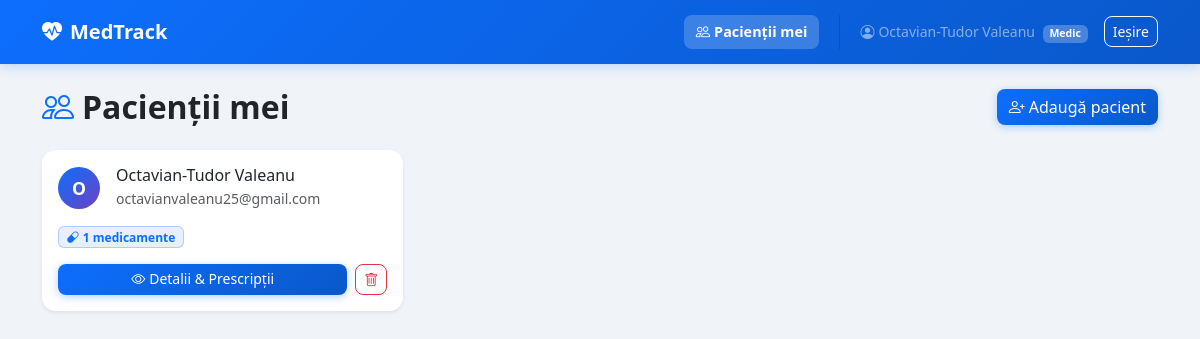
Page /doctor/patients (signed in) on the committed database.
### tables this page shows
CREATE TABLE users (
            id INTEGER PRIMARY KEY AUTOINCREMENT,
            name TEXT NOT NULL,
            email TEXT UNIQUE NOT NULL,
            password_hash TEXT NOT NULL,
            role TEXT NOT NULL
        );

### app.py (the view)
@app.route('/doctor/patients')
@login_required(role='doctor')
def doctor_patients():
    db = get_db()
    patients = db.execute('''
        SELECT u.id, u.name, u.email,
               COUNT(DISTINCT m.id) as med_count,
               SUM(CASE WHEN d.status='pending' AND d.dose_date=? THEN 1 ELSE 0 END) as today_pending
        FROM doctor_patient dp
        JOIN users u ON dp.patient_id = u.id
        LEFT JOIN medications m ON m.patient_id = u.id AND m.prescribed_by = ?
        LEFT JOIN doses d ON d.patient_id = u.id AND d.dose_date = ?
        WHERE dp.doctor_id=?
        GROUP BY u.id
    ''', (date.today().isoformat(), session['user_id'], date.today().isoformat(), session['user_id'])).fetchall()
    db.close()
    return render_template('doctor/patients.html', patients=patients)

### app.py (called while the page is built)
def get_db():
    conn = sqlite3.connect(DATABASE)
    conn.row_factory = sqlite3.Row
    return conn

def login_required(role=None):
    def decorator(f):
        @wraps(f)
        def decorated(*args, **kwargs):
            if 'user_id' not in session:
                return redirect(url_for('login'))
            if role and session.get('role') != role:
                flash('Acces neautorizat.', 'danger')
                return redirect(url_for('login'))
            return f(*args, **kwargs)
        return decorated
    return decorator

### templates/doctor/patients.html (shortened to what this page needs)
{% extends 'base.html' %}
{% block content %}
<div class="d-flex justify-content-between align-items-center mb-4">
    <h2 class="fw-bold mb-0"><i class="bi bi-people text-primary me-2"></i>Pacienții mei</h2>
    <button class="btn btn-primary" data-bs-toggle="modal" data-bs-target="#addPatientModal">
        <i class="bi bi-person-plus me-1"></i>Adaugă pacient
    </button>
</div>
{% if patients %}
<div class="row g-3">
    {% for p in patients %}
    <div class="col-md-4">
        <div class="card border-0 shadow-sm h-100">
            <div class="card-body">
                <div class="d-flex align-items-center mb-3">
                    <div class="avatar-circle me-3">{{ p.name[0].upper() }}</div>
                    <div>
                        <h6 class="mb-0">{{ p.name }}</h6>
                        <small class="text-muted">{{ p.email }}</small>
                    </div>
                </div>
                <div class="d-flex gap-2 mb-3">
                    <span class="badge bg-primary bg-opacity-10 text-primary border border-primary border-opacity-25">
                        <i class="bi bi-capsule me-1"></i>{{ p.med_count }} medicamente
                    </span>
                </div>
                <div class="d-flex gap-2">
                    <a href="{{ url_for('doctor_patient_detail', patient_id=p.id) }}"
                       class="btn btn-primary btn-sm flex-fill">
                        <i class="bi bi-eye me-1"></i>Detalii & Prescripții
                    </a>
                    <form method="POST" action="{{ url_for('doctor_remove_patient', patient_id=p.id) }}"
                          onsubmit="return confirm('Elimini pacientul {{ p.name }}?')">
                        <button class="btn btn-outline-danger btn-sm">
                            <i class="bi bi-trash"></i>
                        </button>
                    </form>
                </div>
            </div>
        </div>
    </div>
    {% endfor %}
</div>
{% endif %}
{% endblock %}

### templates/base.html (shortened to what this page needs)
<!DOCTYPE html>
<html lang="ro">
<head>
    <link href="https://cdn.jsdelivr.net/npm/bootstrap@5.3.0/dist/css/bootstrap.min.css" rel="stylesheet">
    <link href="https://cdn.jsdelivr.net/npm/bootstrap-icons@1.11.0/font/bootstrap-icons.css" rel="stylesheet">
    <link href="{{ url_for('static', filename='style.css') }}" rel="stylesheet">
</head>
<body>
{% if session.user_id %}
<nav class="navbar navbar-expand-lg navbar-dark">
    <div class="container">
        <a class="navbar-brand fw-bold" href="/">
            <i class="bi bi-heart-pulse-fill me-2"></i>MedTrack
        </a>
        <div class="d-flex align-items-center gap-3 ms-auto">
            {% if session.role == 'patient' %}
                <a class="nav-link-custom {% if request.endpoint == 'patient_today' %}active{% endif %}"
                   href="{{ url_for('patient_today') }}">
                    <i class="bi bi-calendar-check me-1"></i>Today
                </a>
                <a class="nav-link-custom {% if request.endpoint == 'patient_medications' %}active{% endif %}"
                   href="{{ url_for('patient_medications') }}">
                    <i class="bi bi-capsule me-1"></i>Medicamente
                </a>
                <a class="nav-link-custom {% if request.endpoint == 'patient_history' %}active{% endif %}"
                   href="{{ url_for('patient_history') }}">
                    <i class="bi bi-clock-history me-1"></i>Istoric
                </a>
                <a class="nav-link-custom {% if request.endpoint == 'patient_doctors' %}active{% endif %}"
                   href="{{ url_for('patient_doctors') }}">
                    <i class="bi bi-person-badge me-1"></i>Medicii mei
                </a>
            {% else %}
                <a class="nav-link-custom {% if request.endpoint in ['doctor_patients'] %}active{% endif %}"
                   href="{{ url_for('doctor_patients') }}">
                    <i class="bi bi-people me-1"></i>Pacienții mei
                </a>
            {% endif %}
            <span class="text-white-50 small">
                <i class="bi bi-person-circle me-1"></i>{{ session.name }}
                <span class="badge bg-white bg-opacity-25 ms-1 small">
                    {% if session.role == 'doctor' %}Medic{% else %}Pacient{% endif %}
                </span>
            </span>
            <a class="btn btn-outline-light btn-sm" href="{{ url_for('logout') }}">Ieșire</a>
        </div>
    </div>
</nav>
{% endif %}
<div class="container py-4">
    {% block content %}{% endblock %}
</div>
</body>
</html>

### static/style.css (style rules this page uses)
body { background-color: #f0f4f8; font-family: 'Segoe UI', system-ui, -apple-system, sans-serif; }
.navbar { background: linear-gradient(135deg, #0d6efd 0%, #0a58ca 100%); box-shadow: 0 2px 12px rgba(13,110,253,0.25); padding: 0.75rem 0; }
.nav-link-custom { color: rgba(255,255,255,0.8); text-decoration: none; padding: 0.4rem 0.75rem; border-radius: 8px; font-size: 0.9rem; transition: all 0.2s; }
.nav-link-custom.active { color: #fff; background: rgba(255,255,255,0.2); font-weight: 600; }
.card { border-radius: 14px; }
.avatar-circle { width: 42px; height: 42px; border-radius: 50%; background: linear-gradient(135deg, #0d6efd, #6f42c1); color: white; display: flex; align-items: center; justify-content: center; font-weight: 700; font-size: 1.1rem; flex-shrink: 0; }
.btn { border-radius: 8px; font-weight: 500; }
.btn-primary { background: linear-gradient(135deg, #0d6efd, #0a58ca); border: none; box-shadow: 0 2px 8px rgba(13,110,253,0.3); }

### rows in the picture
users: name "Octavian-Tudor Valeanu", name "O", email "octavianvaleanu25@gmail.com", med_count "1"
